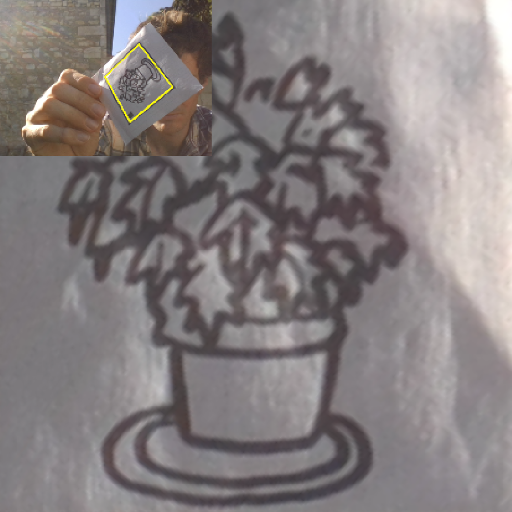
#> input picture examples/cardscan_example.png, 512 x 512 px, given in place of the camera
$ python cam_draw_pip.py
#> lines starting #> are read from the running program, lines starting #| are printed output that depends on the picture
### cardscan/visualize/cam_app.py
import sys
import cv2
from cardscan.pipeline import Pipeline
from cardscan.image_processing import *
from typing import Callable

from cardscan import (
    scan,
    card_contours_transform,
    rotate_top_left_corner_low_density_transform,
)
from cardscan.pipeline_instances import transform_to_img


def run_cam_app(fn: Callable):
    cam = cv2.VideoCapture(0)
    window_name = "Track users"
    cv2.namedWindow(window_name, cv2.WND_PROP_FULLSCREEN)
    cv2.setWindowProperty(window_name, cv2.WND_PROP_FULLSCREEN, cv2.WINDOW_FULLSCREEN)

    while True:
        window_rect = cv2.getWindowImageRect(window_name)
        window_width = window_rect[2]
        window_height = window_rect[3]
        window_size = (window_width, window_height)

        ret, frame = cam.read()
#> frame is the input picture: shape (512, 512, 3); mean B, G, R 127.6, 127.1, 133.9
        # frame = cv2.flip(frame, 1)
        if not ret:
            break

        img = fn(frame, window_size)
        cv2.imshow(window_name, img)

        key = cv2.waitKey(1)
        ESC_KEY = 27
        if key == ESC_KEY or key == ord("q"):
            break

    cam.release()
    cv2.destroyAllWindows()
    sys.exit()

### cardscan/pipeline/pipeline.py
from typing import Callable, List, Optional, Any, Type

from cv2.typing import MatLike

import copy


class PipelineChoice:
    def __init__(self, *choices, where):
        self.choices = choices
        self.where = where

    # [8 lines left out: function run, not called in this run]


# class BindInput:


Transform = Callable | List | PipelineChoice


class Pipeline:
    initial_input_getter = lambda: None

    def __init__(
        self,
        transforms: List[Transform] | None = None,
    ):
        self.transforms = transforms
        self.initial_input = None
        self.aggregated_results = {}
        self.keep_results = []

    def choice(self, *choices, first_where):
        """Choose the first pipeline which output passes the `first_where` test function."""

        def conditionalPipeline(input):
            output = None
            for choice in choices:
                input_copy = copy.deepcopy(input)
                output = self._run(input_copy, choice)
                if first_where(output):
                    break
            return output

        return conditionalPipeline

    def bind_input(self, fn: Callable) -> Callable:
        """Bind the pipeline input as last parameter of `fn`."""
        return lambda *args, **kwargs: fn(*args, self.get_input(), **kwargs)

    def setTransforms(
        self,
        transforms: List[Transform],
    ):
        self.transforms = transforms

    def get_input(self):
        return self.initial_input

    def _run(self, input, transform):
        if isinstance(transform, Callable):
            input = transform(input)
        elif isinstance(transform, Pipeline):
            sub_pipeline = transform
            sub_pipeline.aggregated_results = self.aggregated_results
            sub_pipeline.keep_results = self.keep_results
            sub_pipeline.initial_input = input
            input = sub_pipeline._run(input, sub_pipeline.transforms)

        elif isinstance(transform, tuple):
            for subtransform in transform:
                input = self._run(
                    input,
                    subtransform,
                )
#> this loop made 4 passes
#> pass 1, in _run (call 2), `input = transform(input)`:
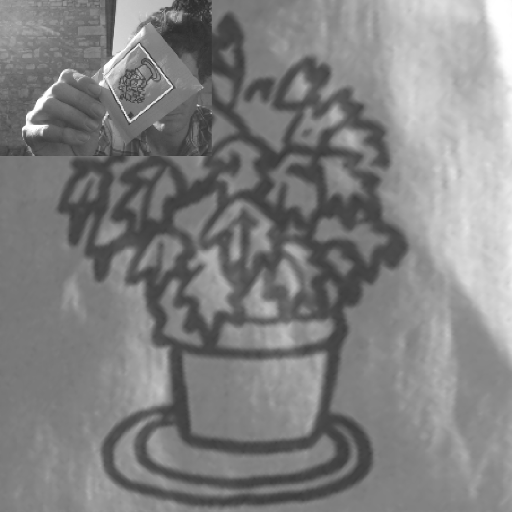
#> input: shape (512, 512); min 45, max 255, mean 129.2
#> after the loop, input = []
        else:
            # TODO
            print("ERROR unknow type")

        if transform in self.keep_results:
            self.aggregated_results[transform] = copy.deepcopy(input)
        return input

    def run(
        self,
        input: Any,
        keep_results: List[Transform] = [],
    ):
        self.aggregated_results = {}
        self.keep_results = keep_results
        self.initial_input = input

        if len(keep_results) is 0:
            return self._run(input, self.transforms)

        output = []
        for item in keep_results:
            self.aggregated_results[item] = []
        self._run(input, self.transforms)
        if self in keep_results:
            self.aggregated_results[self] = copy.deepcopy(input)
        for item in keep_results:
            output.append(self.aggregated_results[item])
        return output

### cardscan/visualize/draw_pip_app.py
from cv2.typing import MatLike
from typing import Tuple, List

from cardscan.pipeline import Pipeline
from cardscan.image_processing import *

from cardscan.pipeline_instances.display_transforms import get_debug_imgs

from .tile_gallery import create_tile_gallery
from .cam_app import run_cam_app


def run_pip_app(pipeline: Pipeline, keep_results: List):
    def get_screen_img(frame: MatLike, window_size: Tuple[int, int]):
        results = pipeline.run(frame, keep_results=keep_results)
#> results = [[], []]
        tiles = get_debug_imgs(results, keep_results)

        (h, w) = frame.shape[:2]
        tile_ratio = w / h
        img = create_tile_gallery(tiles, tile_ratio, window_size)
        return img

    run_cam_app(get_screen_img)

### cardscan/pipeline_instances/display_transforms.py
from cv2 import transform
from cardscan.pipeline_instances.rect_perspective_pipeline import *


# [6 lines left out: function draw_contours, not called in this run]


def draw_contours_def(contours_def):
    c, h = contours_def
    return draw_contours(c)


def debug_image(img, *_):
    return [img]


def debug_images(imgs, *_):
    return imgs


transform_to_img = {
    inner_unique_contours_transform: draw_contours,
    find_contours_def: draw_contours_def,
    approx_filter_quad: draw_contours,
    filter_contours_by_size_solidity: draw_contours,
    card_contours_transform: draw_contours,
    copy_gray: debug_image,
    canny_transform: debug_image,
    rotate_top_left_corner_low_density_transform: debug_images,
    selective_adaptative_threshold: debug_images,
    card_images: debug_images,
    perspective_crop_contours: debug_images,
    close_range_card_contours_detection: draw_contours,
    long_range_card_contours_detection: draw_contours,
    card_contours_detection: draw_contours,
}


def get_debug_imgs(results: List, keep_results: List):
    tiles = []
    for output, transform in zip(results, keep_results):
        imgs = transform_to_img[transform](output)
        # TODO clear err message if transform not found
        for img in imgs:
            tiles.append(img)
#> this loop made 1 pass
#> output on pass 1: []
#> after the loop, tiles = []
    return tiles

### cardscan/pipeline_instances/rect_perspective_pipeline.py
from cardscan.pipeline import Pipeline, PipelineChoice
import cv2

from cardscan.image_processing import *
from cardscan.image_processing.contour_hierarchy import inner_unique_contours

inner_unique_contours_transform = lambda contours_def: inner_unique_contours(
    contours_def[1], contours_def[0]
)

find_contours_def = lambda img: cv2.findContours(
    img, cv2.RETR_TREE, cv2.CHAIN_APPROX_SIMPLE
)


def approx_filter_quad(contours):
    return filter_4_edges_contours(contours_to_poly(contours))


card_contours_transform = Pipeline(
    (
        find_contours_def,
        inner_unique_contours_transform,
        filter_contours_by_size_solidity,
        approx_filter_quad,
    )
)


def selective_adaptative_threshold(img, *_):
    """Adaptative threshold applied on the non-dark area - black otherwise - to avoid holes in the borders if they are too thick."""

    # Define the size of the local neighborhood for calculating the mean
    block_size = 5

    # Calculate the mean of the local neighborhood for each pixel
    mean_values = cv2.boxFilter(img, ddepth=-1, ksize=(block_size, block_size))

    # Define a custom threshold value below which pixels become black
    custom_threshold = 85

    # Create a mask to identify pixels where the mean value is below the custom threshold
    custom_mask = mean_values < custom_threshold

    # Apply adaptive thresholding only to pixels where the custom mask is False
    adaptive_thresholded = cv2.adaptiveThreshold(
        img, 255, cv2.ADAPTIVE_THRESH_MEAN_C, cv2.THRESH_BINARY, 9, 20
    )

    # TODO compare and benchmark this other way to do it
    # adaptive_thresholded = cv2.adaptiveThreshold(
    #    img, 255, cv2.ADAPTIVE_THRESH_GAUSSIAN_C, cv2.THRESH_BINARY, 31, 30
    # )

    # Combine the adaptive thresholding result with the custom thresholding result
    result = np.where(custom_mask, 0, adaptive_thresholded)
    return result


def perspective_crop_transform(contours, img):
    return [perspective_crop(contour, img) for contour in contours]


rotate_top_left_corner_low_density_transform = lambda imgs: [
    rotate_top_left_corner_low_density(img, corner_width_ratio=0.1) for img in imgs
]


def canny_transform(img):
    return cv2.Canny(img, threshold1=150, threshold2=255, apertureSize=3)


card_images = Pipeline()


def gaussian_transform(img):
    return cv2.GaussianBlur(img, (5, 5), 1)


close_range_card_contours_detection = (canny_transform, card_contours_transform)
long_range_card_contours_detection = (
    selective_adaptative_threshold,
    card_contours_transform,
)

card_contours_detection = card_images.choice(
    close_range_card_contours_detection,
    long_range_card_contours_detection,
    first_where=len,
)


perspective_crop_contours = card_images.bind_input(perspective_crop_transform)
card_images.setTransforms(
    (
        copy_gray,
        card_contours_detection,
        perspective_crop_contours,
        rotate_top_left_corner_low_density_transform,
    )
)


# The blur option help smoth artefact when detecting from a compressed image
# [8 lines left out: function scan, not called in this run]

### cardscan/image_processing/colors.py
import cv2
from cv2.typing import MatLike


def has_3_channels(img: MatLike) -> bool:
    return img.shape[-1] == 3


# [13 lines left out: functions copy_rgb, copy_bgr, not called in this run]


def copy_gray(img: MatLike) -> MatLike:
    """If image is 3 channel, convert from GRAU to BGR. Else, just copy."""
    if has_3_channels(img):
        return cv2.cvtColor(img, cv2.COLOR_BGR2GRAY)
    return img.copy()

### cardscan/image_processing/frame_contour.py
import cv2
from cv2.typing import MatLike


# [5 lines left out: function contour_to_poly, not called in this run]


def contours_to_poly(contours):
    """Approximate the contours to polygones"""
    return [contour_to_poly(contour) for contour in contours]


def contour_approx_poly_filter_quadrilater(contours):
    return filter_4_edges_contours(contours_to_poly(contours))
    # convex_contours = [cv2.convexHull(contour) for contour in contours]


# See https://docs.opencv.org/4.8.0/d1/d32/tutorial_py_contour_properties.html
# [6 lines left out: function calc_solidity, not called in this run]


def filter_4_edges_contours(contours):
    return [c for c in contours if len(c) is 4]


def filter_contours_by_size_solidity(contours, min_solidity: float = 0.9):
    return [
        contour
        for contour in contours
        if cv2.contourArea(contour) > 100 and calc_solidity(contour) > min_solidity
    ]

### cardscan/image_processing/contour_hierarchy.py
from typing import List


class Hierarchy:
    NEXT = 0
    PREVIOUS = 1
    FIRST_CHILD = 2
    PARENT = 3
    OUTER = 0
    INNER = 1
    BLACK_OUTER = WHITE_INNER = 1
    WHITE_OUTER = BLACK_INNER = 0

    def __init__(self, h):
        self.h = h[0]

    def black_outer_entries(self):
        entries = []
        for child in self.siblings_from_first(0):
            for grandchild in self.children(child):
                entries.append(grandchild)
        return entries

    def next(self, i):
        return self.h[i][self.NEXT]

    def parent(self, i):
        return self.h[i][self.PARENT]

    def first_child(self, i: int):
        return self.h[i][self.FIRST_CHILD]

    def siblings_from_first(self, i: int) -> List[int]:
        siblings = []
        while i != -1:
            siblings.append(i)
            i = self.next(i)
        return siblings

    def children(self, i: int) -> List[int]:
        first_child = self.first_child(i)
        return self.siblings_from_first(first_child)

    # [6 lines left out: function grandchildren, not called in this run]


def _aggreate_inner_unique_contours(
    hier: Hierarchy, outer_contours: List[int], aggregated_results=[]
):
    for outer_contour in outer_contours:
        inner_contours = hier.children(outer_contour)
        child_count = len(inner_contours)
        if child_count == 1:
            aggregated_results.append(inner_contours[0])
        elif child_count:
            nested_outer_contours = []
            for inner_contour in inner_contours:
                nested_outer_contours += hier.children(inner_contour)
            _aggreate_inner_unique_contours(
                hier, nested_outer_contours, aggregated_results
            )


def inner_unique_contours(h, c):
    if h is None or len(c) == 0:
        return []
    hier = Hierarchy(h)
    i_results = []
    _aggreate_inner_unique_contours(hier, hier.black_outer_entries(), i_results)
    contour_results = [c[i] for i in i_results]
    return contour_results

### examples/cam_draw_pip.py
from cardscan.visualize import run_pip_app
from cardscan.pipeline_instances import card_images

from cardscan import (
    card_contours_transform,
    rotate_top_left_corner_low_density_transform,
)


def run():
    run_pip_app(
        card_images,
        [
            card_contours_transform,
            rotate_top_left_corner_low_density_transform,
        ],
    )


if __name__ == "__main__":
#> (the run stopped early here; a loop or call above may not have finished)
